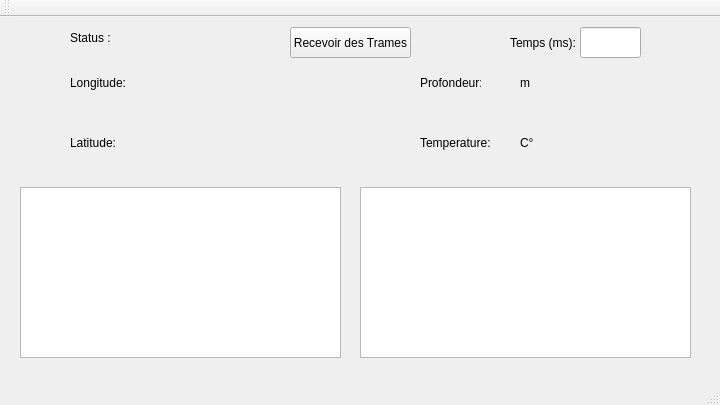
<?xml version="1.0" encoding="UTF-8"?>
<ui version="4.0">
 <class>SondeurClass</class>
 <widget class="QMainWindow" name="SondeurClass">
  <property name="geometry">
   <rect>
    <x>0</x>
    <y>0</y>
    <width>720</width>
    <height>405</height>
   </rect>
  </property>
  <property name="windowTitle">
   <string>Sondeur</string>
  </property>
  <widget class="QWidget" name="centralWidget">
   <widget class="QLabel" name="labelLongitude">
    <property name="geometry">
     <rect>
      <x>130</x>
      <y>50</y>
      <width>151</width>
      <height>31</height>
     </rect>
    </property>
    <property name="text">
     <string/>
    </property>
   </widget>
   <widget class="QLabel" name="labelLatitude">
    <property name="geometry">
     <rect>
      <x>120</x>
      <y>110</y>
      <width>121</width>
      <height>31</height>
     </rect>
    </property>
    <property name="text">
     <string/>
    </property>
   </widget>
   <widget class="QLabel" name="labelTemperature">
    <property name="geometry">
     <rect>
      <x>490</x>
      <y>110</y>
      <width>31</width>
      <height>31</height>
     </rect>
    </property>
    <property name="text">
     <string/>
    </property>
   </widget>
   <widget class="QListWidget" name="listWidgetHistorique">
    <property name="geometry">
     <rect>
      <x>360</x>
      <y>170</y>
      <width>331</width>
      <height>171</height>
     </rect>
    </property>
   </widget>
   <widget class="QLabel" name="labelProfondeur">
    <property name="geometry">
     <rect>
      <x>490</x>
      <y>50</y>
      <width>31</width>
      <height>31</height>
     </rect>
    </property>
    <property name="text">
     <string/>
    </property>
   </widget>
   <widget class="QLabel" name="labelStatus">
    <property name="geometry">
     <rect>
      <x>120</x>
      <y>10</y>
      <width>161</width>
      <height>21</height>
     </rect>
    </property>
    <property name="text">
     <string/>
    </property>
   </widget>
   <widget class="QLabel" name="label">
    <property name="geometry">
     <rect>
      <x>70</x>
      <y>50</y>
      <width>81</width>
      <height>31</height>
     </rect>
    </property>
    <property name="text">
     <string>Longitude:</string>
    </property>
   </widget>
   <widget class="QLabel" name="Latitude">
    <property name="geometry">
     <rect>
      <x>70</x>
      <y>110</y>
      <width>91</width>
      <height>31</height>
     </rect>
    </property>
    <property name="text">
     <string>Latitude:</string>
    </property>
   </widget>
   <widget class="QLabel" name="Profondeur">
    <property name="geometry">
     <rect>
      <x>420</x>
      <y>50</y>
      <width>61</width>
      <height>31</height>
     </rect>
    </property>
    <property name="text">
     <string>Profondeur:</string>
    </property>
   </widget>
   <widget class="QLabel" name="label_2">
    <property name="geometry">
     <rect>
      <x>420</x>
      <y>110</y>
      <width>71</width>
      <height>31</height>
     </rect>
    </property>
    <property name="text">
     <string>Temperature:</string>
    </property>
   </widget>
   <widget class="QLabel" name="label_3">
    <property name="geometry">
     <rect>
      <x>70</x>
      <y>10</y>
      <width>47</width>
      <height>21</height>
     </rect>
    </property>
    <property name="text">
     <string>Status :</string>
    </property>
   </widget>
   <widget class="QPushButton" name="start">
    <property name="geometry">
     <rect>
      <x>290</x>
      <y>10</y>
      <width>121</width>
      <height>31</height>
     </rect>
    </property>
    <property name="text">
     <string>Recevoir des Trames</string>
    </property>
   </widget>
   <widget class="QLabel" name="label_4">
    <property name="geometry">
     <rect>
      <x>510</x>
      <y>10</y>
      <width>71</width>
      <height>31</height>
     </rect>
    </property>
    <property name="text">
     <string>Temps (ms):</string>
    </property>
   </widget>
   <widget class="QLineEdit" name="temps">
    <property name="geometry">
     <rect>
      <x>580</x>
      <y>10</y>
      <width>61</width>
      <height>31</height>
     </rect>
    </property>
   </widget>
   <widget class="QLabel" name="label_5">
    <property name="geometry">
     <rect>
      <x>520</x>
      <y>50</y>
      <width>47</width>
      <height>31</height>
     </rect>
    </property>
    <property name="text">
     <string>m</string>
    </property>
   </widget>
   <widget class="QLabel" name="label_6">
    <property name="geometry">
     <rect>
      <x>520</x>
      <y>110</y>
      <width>47</width>
      <height>31</height>
     </rect>
    </property>
    <property name="text">
     <string>C°</string>
    </property>
   </widget>
   <widget class="QListWidget" name="listWidgetHistorique_2">
    <property name="geometry">
     <rect>
      <x>20</x>
      <y>170</y>
      <width>321</width>
      <height>171</height>
     </rect>
    </property>
   </widget>
  </widget>
  <widget class="QMenuBar" name="menuBar">
   <property name="geometry">
    <rect>
     <x>0</x>
     <y>0</y>
     <width>720</width>
     <height>21</height>
    </rect>
   </property>
  </widget>
  <widget class="QToolBar" name="mainToolBar">
   <attribute name="toolBarArea">
    <enum>TopToolBarArea</enum>
   </attribute>
   <attribute name="toolBarBreak">
    <bool>false</bool>
   </attribute>
  </widget>
  <widget class="QStatusBar" name="statusBar"/>
 </widget>
 <layoutdefault spacing="6" margin="11"/>
 <resources>
  <include location="Sondeur.qrc"/>
 </resources>
 <connections>
  <connection>
   <sender>start</sender>
   <signal>clicked()</signal>
   <receiver>SondeurClass</receiver>
   <slot>connectPort()</slot>
   <hints>
    <hint type="sourcelabel">
     <x>490</x>
     <y>58</y>
    </hint>
    <hint type="destinationlabel">
     <x>302</x>
     <y>199</y>
    </hint>
   </hints>
  </connection>
 </connections>
 <slots>
  <slot>connectPort()</slot>
 </slots>
</ui>
